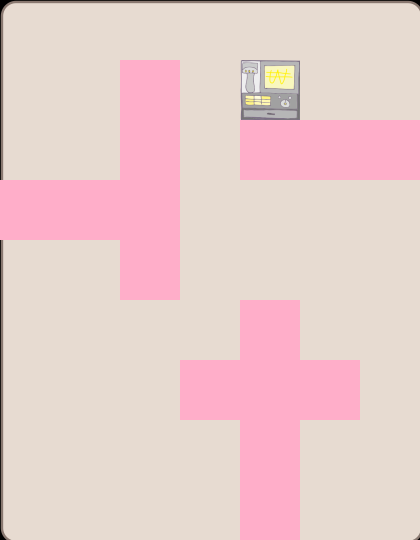

Rendered tile map (Tiled .tmx) drawn with the repository's tilesets; below, a short description and the map source with its tile grids summarised:
An orthogonal 7x9 tile map with 60x60 px tiles, 3 tile layers (background, wall, Items), 3 tilesets and 15 objects (counter, food9, food8, item1, item3, ...).

<map version="1.0" orientation="orthogonal" width="7" height="9" tilewidth="60" tileheight="60">
 <tileset firstgid="1" name="background1" tilewidth="60" tileheight="60">
  <image source="background1.png" width="424" height="544" />
 </tileset>
 <tileset firstgid="64" source="metaset1.tsx" />
 <tileset firstgid="65" name="wall" tilewidth="60" tileheight="60">
  <image source="wall.png" width="120" height="120" />
 </tileset>
 <layer name="background" width="7" height="9">
  <data>[63 cells, 63 non-empty, 63 distinct tile ids]</data>
 </layer>
 <layer name="wall" width="7" height="9">
  <data>[63 cells, 16 non-empty, 4 distinct tile ids]</data>
 </layer>
 <layer name="Items" width="7" height="9">
  <data>[63 cells, 15 non-empty, 1 distinct tile ids]</data>
 </layer>
 <objectgroup name="endPoint" width="7" height="9">
  <object name="counter" x="246" y="65" width="44" height="44" />
  <object name="food9" x="308" y="486" width="43" height="43" />
  <object name="food8" x="306" y="311" width="43" height="43" />
 </objectgroup>
 <objectgroup name="items" width="7" height="9">
  <object name="item1" x="65" y="127" width="47" height="47" />
  <object name="item3" x="66" y="432" width="45" height="45" />
  <object name="item4" x="307" y="425" width="43" height="44" />
  <object name="item2" x="246" y="184" width="48" height="46" />
 </objectgroup>
 <objectgroup name="foods" width="7" height="9">
  <object name="food1" x="12" y="67" width="49" height="49" />
  <object name="food2" x="366" y="67" width="46" height="46" />
  <object name="food3" x="311" y="185" width="46" height="44" />
  <object name="food4" x="68" y="246" width="44" height="45" />
  <object name="food5" x="7" y="305" width="46" height="45" />
  <object name="food6" x="130" y="367" width="44" height="43" />
  <object name="food7" x="190" y="489" width="43" height="43" />
 </objectgroup>
 <objectgroup name="object" width="7" height="9">
  <object name="character" x="129" y="309" width="44" height="45" />
 </objectgroup>
 <objectgroup name="obstacle" width="7" height="9" />
</map>
